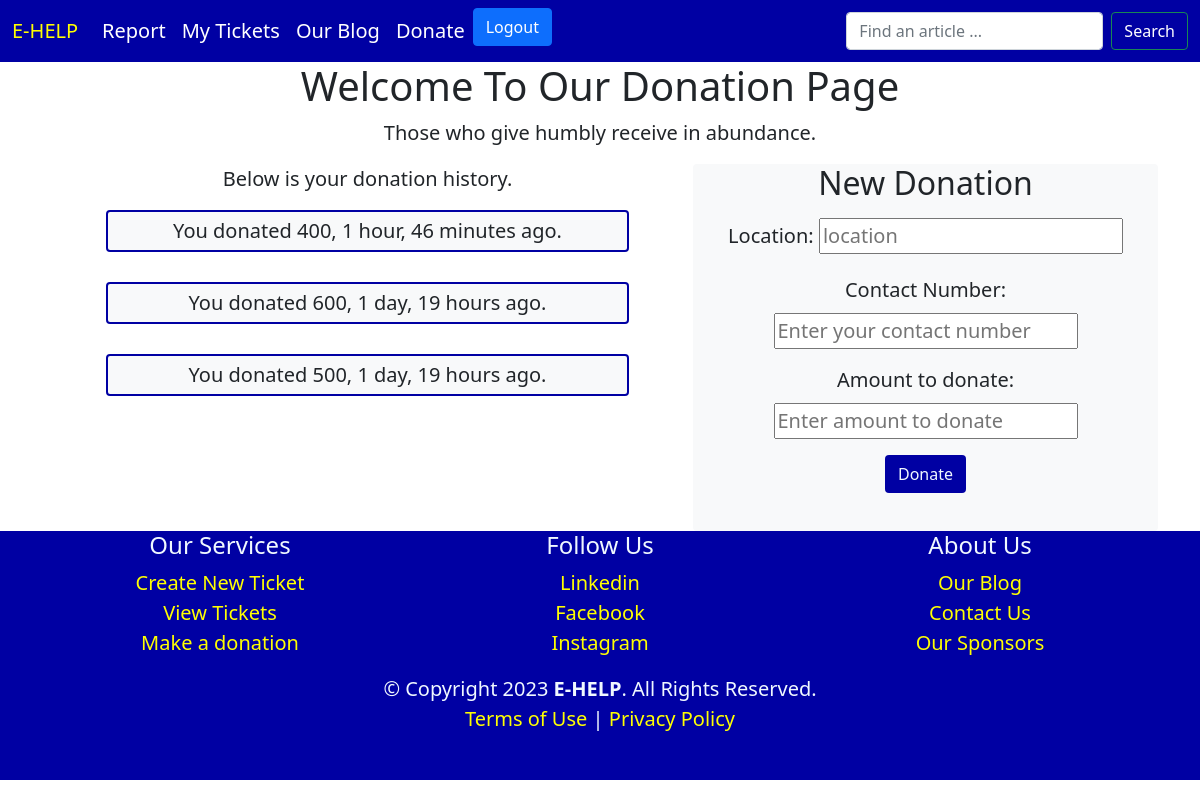
Page /my-donations/ (signed in) on the committed database.
### core/models.py (models this page shows)
class Donor(models.Model):
    owner = models.CharField(max_length=50, null=True, blank=True)
    location = models.TextField(null=True, blank=True)
    contact_number = models.CharField(max_length=30, null=True, blank=True)
    date_donated = models.DateTimeField(auto_now_add=True)
    amount_donated = models.IntegerField()
    class Meta:
        ordering = ['-date_donated']

### core/views.py (the view)
# urls.py: path('my-donations/', views.donate, name='donate'),
def donate(request):
    owner = None
    new_donation = None
    donate_profiles = None
    if request.user.is_authenticated:
        owner = request.user.username
        donate_profiles = Donor.objects.filter(owner=owner)
    if request.method == "POST":
        donation_form = DonateForm(data=request.POST)
        if donation_form.is_valid():
            new_donation = donation_form.save(commit=False)
            if request.user.is_authenticated:
               owner = request.user.username
               new_donation.owner = owner
               new_donation.save()
               messages.success(request, 'Thank you for your donation.')
            else:
               owner = "Anonymous"
               new_donation.owner = owner
               new_donation.save()
               messages.success(request, 'Thank you for your donation. Consider signing up to be able to track your donations.')
        else:
            messages.error(request, "An error occurred. Try again.")
    else:
        donation_form = DonateForm()
    context = {
        'donate_profiles':donate_profiles,
        'donation_form':donation_form,
    }
    return render(request, 'core/donate.html', context)

### core/forms.py
class DonateForm(forms.ModelForm):
    class Meta:
        model = Donor
        fields = ('location', 'contact_number', 'amount_donated')

### core/templates/core/donate.html (shortened to what this page needs)
<!DOCTYPE html>
<html lang="en">
<head>
    <link href="https://cdn.jsdelivr.net/npm/bootstrap@5.0.2/dist/css/bootstrap.min.css" rel="stylesheet">
</head>
<body class="fs-5">
    {% include 'core/navbar.html' %}
  <div class="container text-center">
    <h1 class="text-center">Welcome To Our Donation Page</h1>
    <p>Those who give humbly receive in abundance.</p>
    {% if request.user.is_authenticated %}
    {% include 'core/user-donation.html' %}
    {% else %}
    {% include 'core/anonymous-user-donation.html' %}
    {% endif %}
  </div>
    {% include 'core/footer.html' %}
</body>
</html>

### core/templates/core/user-donation.html (shortened to what this page needs)
<div class="container">
    <div class="row">
    <div class="col-sm-7 text-center">
    <p>Below is your donation history.</p>
    {% for donate_profile in donate_profiles %}
        <div class="container col-sm-10 bg-light rounded p-1" style="border: 2px solid #0000A3;">
            You donated {{ donate_profile.amount_donated }}, {{ donate_profile.date_donated | timesince }} ago.
        </div>
        <br>
    {% empty %}
        <div class="container text-center" style="color:#0000A3">
            <p>You have not yet donated.</p>
        </div>
    {% endfor %}
    </div>
    <div class="col-sm-5 bg-light rounded">
        <h2>New Donation</h2>
     <form method="POST" action="{% url 'donate' %}">
      <div>
        <div class="p-2">
          <label for="location" class="form-label">Location:</label>
          <input type="text" placeholder="location" name="location" id="location">
        </div>
        <div class="p-2">
            <label for="contact_number" class="form-label">Contact Number:</label>
            <input type="text" placeholder="Enter your contact number" name="contact_number" id="contact_number">
        </div>
        <div class="p-2">
            <label for="amount_donated" class="form-label">Amount to donate:</label>
            <input type="number" placeholder="Enter amount to donate" name="amount_donated" id="amount_donated">
        </div>
        <div class="p-2 text-center">
          <input class="btn" style="background-color: #0000A3; color: aliceblue;" type="submit" value="Donate"/>
        </div>
       </div>
      </form>
      <br>
    </div>
    </div>
</div>

### rows in the picture
Donor: amount_donated "400", date_donated "1 hour, 46 minutes"
Donor: amount_donated "600", date_donated "1 day, 19 hours"
Donor: amount_donated "500", date_donated "1 day, 19 hours"
